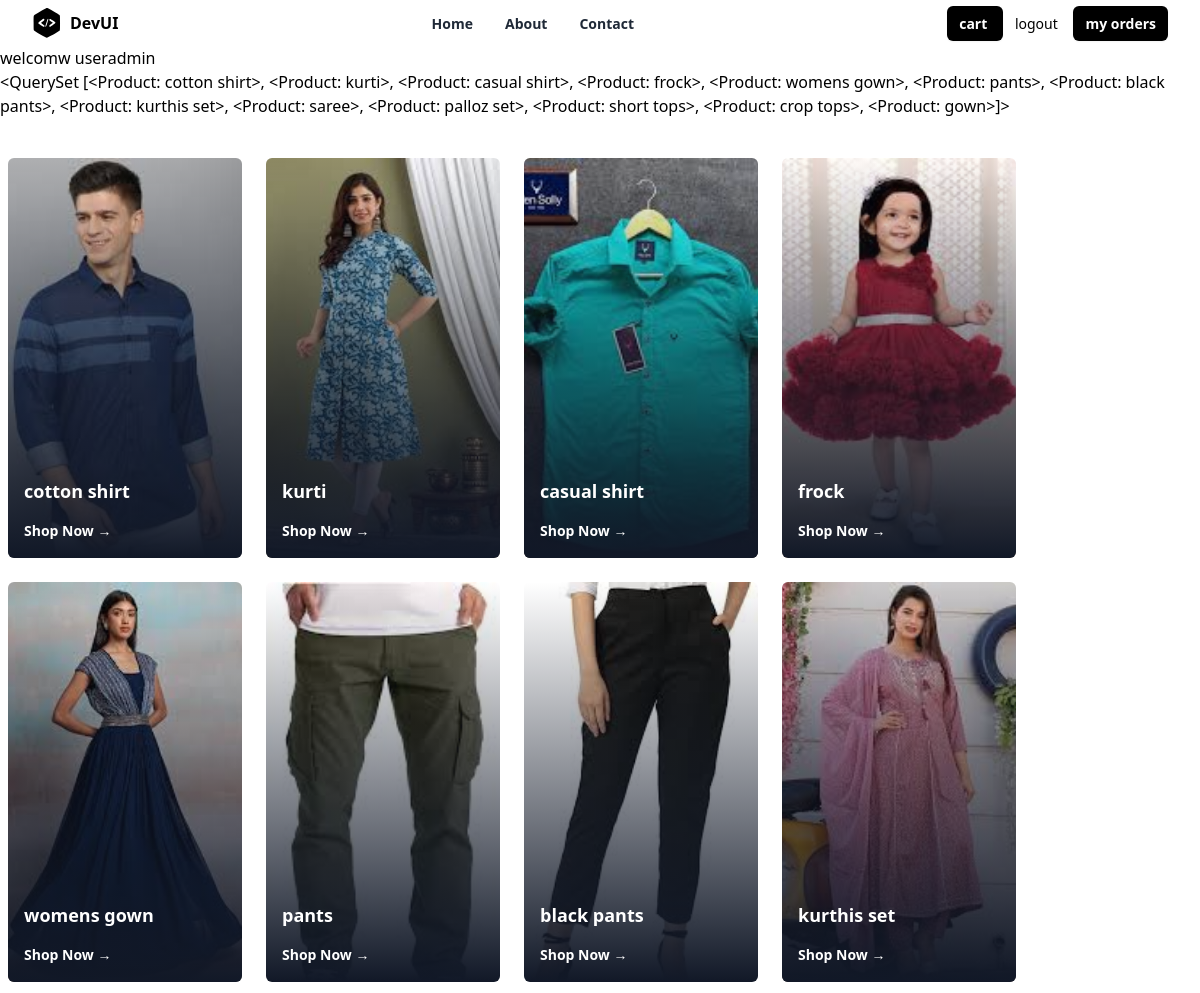
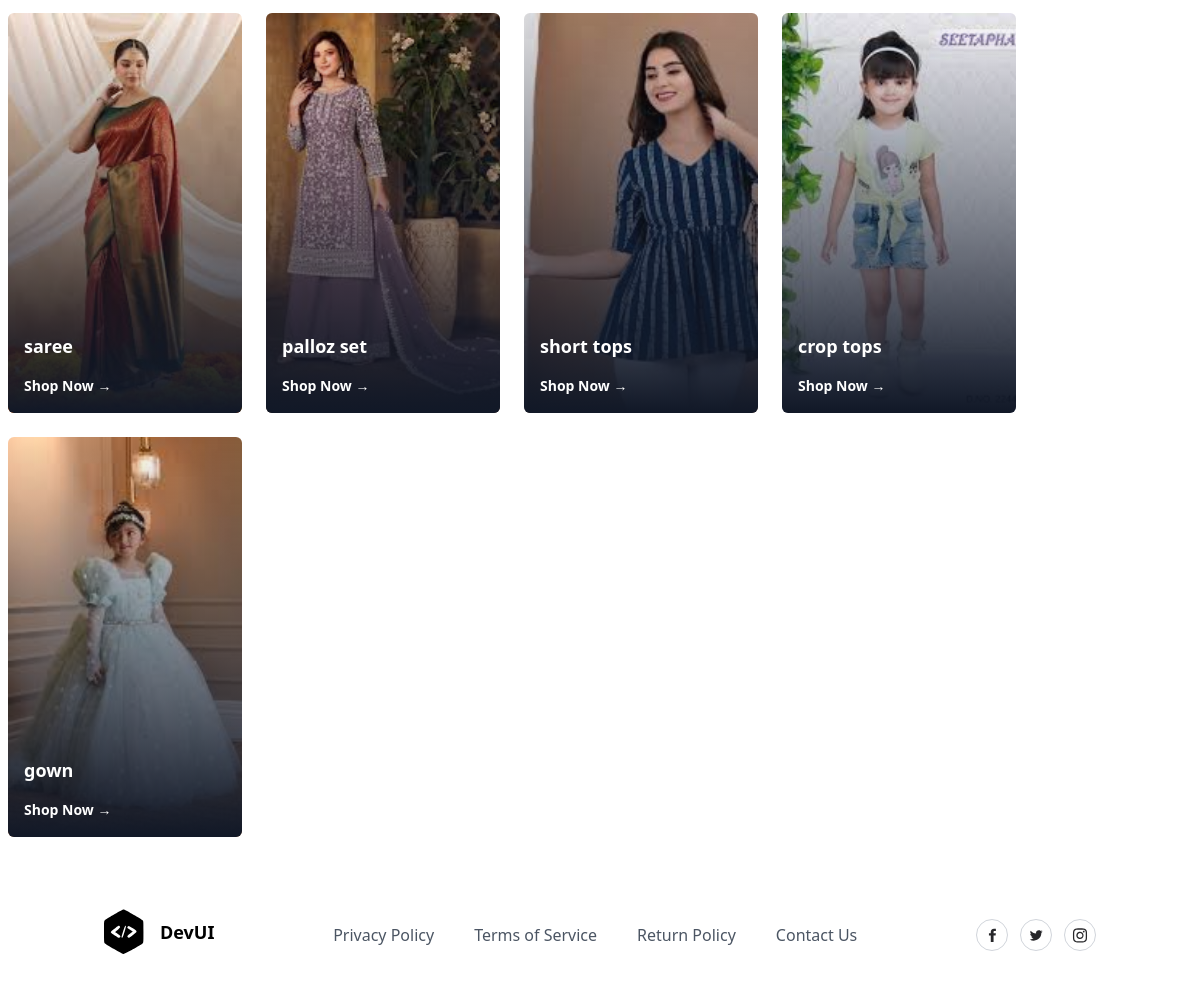
Page /index/ (signed in) on the committed database (2 pictures, top to bottom).
### store/models.py (models this page shows)
class Product(models.Model):
    title=models.CharField(max_length=200)
    description=models.TextField(null=True,blank=True)
    price=models.PositiveIntegerField()
    image=models.ImageField(upload_to="productimages",null=True,default="product_images/default.jpg")
    size_object=models.ManyToManyField(Size)
    brand_object=models.ForeignKey(Brand,on_delete=models.CASCADE)
    category_object=models.ForeignKey(Category,on_delete=models.CASCADE)
    tag_object=models.ManyToManyField(Tag)
    created_date=models.DateTimeField(auto_now_add=True)
    updated_at=models.DateTimeField(auto_now=True)
    is_active=models.BooleanField(default=True)
    def __str__(self):
        return self.title

### store/views.py (the view)
# urls.py: path("index/",views.IndexView.as_view(),name="index"),
class IndexView(View):
    def get(self,request,*args,**kwargs):
        qs=Product.objects.all()
        return render(request,"index.html",{"data":qs})

### store/templates/index.html (shortened to what this page needs)
{%extends "base.html"%}
{%block main_block%}
    <h1>welcomw user{{request.user}}</h1>
        {{data}}
    <div class="container">
        <div class="mx-auto grid w-full max-w-7xl items-center space-y-4 px-2 py-10 md:grid-cols-2 md:gap-6 md:space-y-0 lg:grid-cols-4">
           {%for p in data%}
           <div class="relative aspect-[16/9]  w-auto rounded-md md:aspect-auto md:h-[400px]">
            <img
              src="{{p.image.url}}"
              alt="AirMax Pro"
              class="z-0 h-full w-full rounded-md object-cover"
            />
            <div class="absolute inset-0 rounded-md bg-gradient-to-t from-gray-900 to-transparent"></div>
            <div class="absolute bottom-4 left-4 text-left">
              <h1 class="text-lg font-semibold text-white">{{p.title}}</h1>
              <a href="{%url 'details' p.id%}" class="mt-2 inline-flex cursor-pointer items-center text-sm font-semibold text-white">
                Shop Now →
              </a>
            </div>
          </div>
           {%endfor%}
          </div>
    </div>
{%endblock%}

### rows in the picture
Product: title.title "<QuerySet [<Product: cotton shirt>, <Product: kurti>, <Product: casual shirt>, <Product: frock>, <Product: womens gown>, <Product: pants>, <Product: black pants>, <Product: kurthis set>, <Product: saree>, <Product: palloz set>, <Product: short tops>, <Product: crop tops>, <Product: gown>]>", image (picture), title "cotton shirt"
Product: image (picture), title "kurti"
Product: image (picture), title "casual shirt"
Product: image (picture), title "frock"
Product: image (picture), title "womens gown"
Product: image (picture), title "pants"
Product: image (picture), title "black pants"
Product: image (picture), title "kurthis set"
Product: image (picture), title "saree"
Product: image (picture), title "palloz set"
Product: image (picture), title "short tops"
Product: image (picture), title "crop tops"
Product: image (picture), title "gown"

### other values in the picture
{{ request.user }} "admin"
